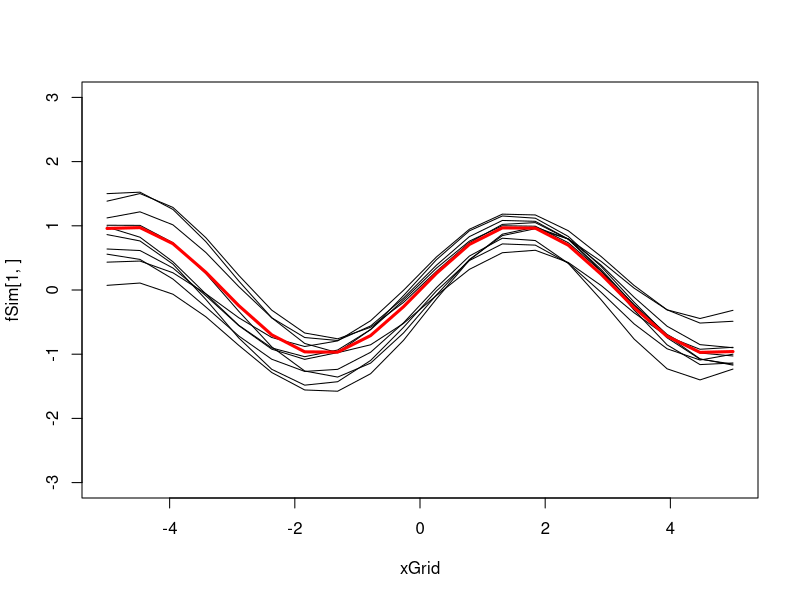

The R script that drew this image:
# User input
nSim <- 10
sigmaF <- 0.1
l <- 2

#install.packages("mvtnorm")
library("mvtnorm")

# Setting up the kernel
SquaredExpKernel <- function(x1,x2,sigmaF=1,l=3){
  n <- length(x1)
  K <- matrix(NA,n,n)
  for (i in 1:n){
    K[,i] <- sigmaF*exp(-0.5*( (x1-x2[i])/l)^2 )
  }
  return(K)
}

MeanFunc <- function(x){
  m <- sin(x)
  return(m)
}

SimGP <- function(m = 0,K,x,nSim,...){
  # Simulates nSim realizations (function) form a Gaussian process with mean m(x) and covariance K(x,x')
  # over a grid of inputs (x)
  n <- length(x)
  if (is.numeric(m)) meanVector <- rep(0,n) else meanVector <- m(x)
  covMat <- K(x,x,...)
  f <- rmvnorm(n, mean = meanVector, sigma = covMat)
  return(f)
}

xGrid <- seq(-5,5,length=20)
fSim <- SimGP(m=MeanFunc, K=SquaredExpKernel, x=xGrid, nSim, sigmaF, l)

plot(xGrid, fSim[1,], type="l", ylim = c(-3,3))
for (i in 2:nSim) {
  lines(xGrid, fSim[i,], type="l")
}
lines(xGrid,MeanFunc(xGrid), col = "red", lwd = 3)
